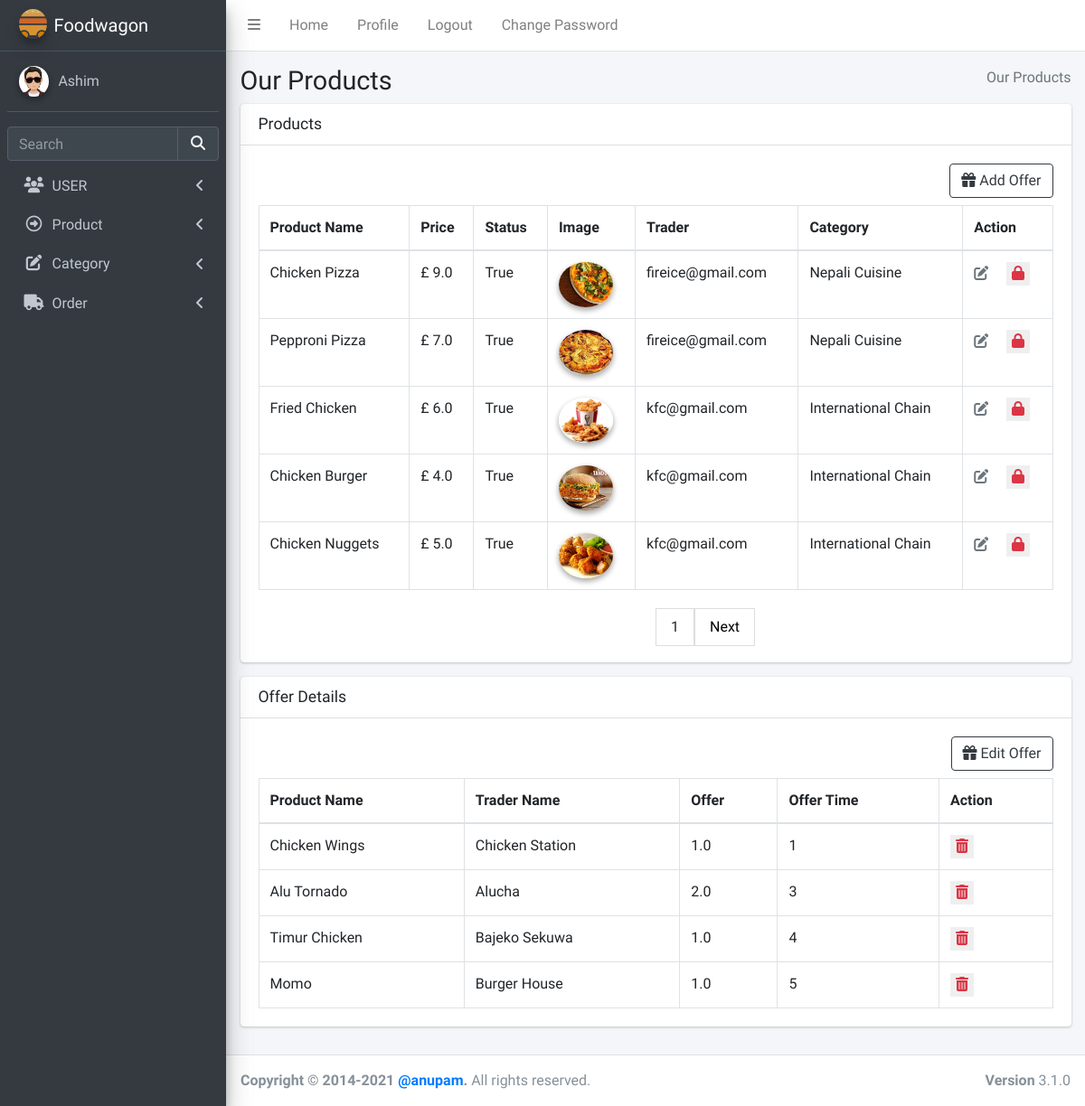
The page /product/productread/ (signed in) on the database its author committed.
### login/models.py (models this page shows, shortened)
class User(AbstractBaseUser):
    email = models.EmailField(max_length=255, unique=True, default="a@gmail.com")
    address = models.TextField(max_length=30, blank=True)
    first_name = models.TextField(max_length=30, blank=True, default="eg aster")
    last_name = models.TextField(max_length=30, blank=True)
    is_staff = models.BooleanField(default=False)  # non super-user
    is_active = models.BooleanField(default=False)
    admin = models.BooleanField(default=False)  # a superuser
    last_login = models.DateTimeField(blank=True, null=True, verbose_name="last login")
    profile_pic = models.ImageField(blank=True, null=True, upload_to="images/user/")
    USERNAME_FIELD = "email"
    def __str__(self):
        return self.email
    objects = UserManager()

### product/models.py (models this page shows, shortened)
class Product(models.Model):
    name = models.CharField(max_length=100)
    price = models.FloatField(max_length=100)
    image = models.ImageField(upload_to="images/food/")
    trader = models.ForeignKey(User, on_delete=models.CASCADE)
    status = models.BooleanField(default=True)
    category = models.ForeignKey(Categories, on_delete=models.CASCADE)
    class Meta:
        unique_together = ("name", "trader")

class Categories(models.Model):
    name = models.CharField(max_length=100, default="street food", unique=True)
    status = models.BooleanField(default=True)
    def __str__(self):
        return self.name

class Offer(models.Model):
    offer_amount = models.DecimalField(max_digits=5, decimal_places=1)
    trader_offer = models.ForeignKey(User, on_delete=models.CASCADE)
    product_offer = models.ForeignKey(Product, on_delete=models.CASCADE)
    offer_time = models.IntegerField()

### product/views.py (the view, shortened to what this page needs)
# urls.py: path("productread/", views.ProductView.as_view(), name="productread"),
class ProductView(TemplateView):
    template_name = "admin/productread.html"
    def get(self, request):
        semail = request.session["user"]
        verifyUser = users.objects.filter(email=semail).first()
        if verifyUser.admin:
            product = Product.objects.all()
            offer = Offer.objects.all()
            paginator = Paginator(product, 5)
            page_number = request.GET.get("page")
            page_obj = paginator.get_page(page_number)
            return render(
                request,
                self.template_name,
                {"product": page_obj, "product_offer": product, "offer": offer},
            )

### templates/admin/productread.html (shortened to what this page needs)
{%extends "admin/base.html" %} {% load static %}
{% block csspart %}
<link rel="stylesheet" href="{% static 'plugins/fontawesome-free/css/all.min.css' %}">
<link rel="stylesheet" href="{% static 'plugins/datatables-bs4/css/dataTables.bootstrap4.min.css' %}">
<link rel="stylesheet" href="{% static 'plugins/datatables-responsive/css/responsive.bootstrap4.min.css' %}">
<link rel="stylesheet" href="{% static 'dist/css/adminlte.min.css' %}">
</head>
{% endblock csspart %}
{%block bodycontent%}
<body class="hold-transition sidebar-mini">
  <div class="wrapper">
    <div class="content-wrapper">
      <section class="content-header">
        <div class="container-fluid">
          <div class="row mb-2">
            <div class="col-sm-6">
              <h1>Our Products</h1>
            </div>
            <div class="col-sm-6">
              <ol class="breadcrumb float-sm-right">
                <li class="breadcrumb-item active">Our Products</li>
              </ol>
            </div>
          </div>
        </div>
        {% if product %}
        <section class="content">
          <div class="container-fluid">
            <div class="row">
              <div class="col-12">
                <div class="card">
                  <div class="card-header">
                    <h3 class="card-title">Products</h3>
                  </div>
                  <div class="card-body">
                    <div class="mb-2 d-flex justify-content-end btn-color">
                      <a href="" class="btn btn-outline-dark " data-toggle="modal" data-target="#exampleModalCenter"><i
                          class="fas fa-gift mr-1"></i>Add Offer</a>
                    </div>
                    <table id="example2" class="table table-bordered table-hover">
                      <thead>
                        <tr>
                          <th>Product Name</th>
                          <th>Price</th>
                          <th>Status</th>
                          <th>Image</th>
                          {% if user.admin%}
                          <th>Trader</th>
                          {%endif%}
                          <th>Category</th>
                          <th>Action</th>
                        </tr>
                      </thead>
                      <tbody>
                        {% for products in product %}
                        <tr>
                          <td>{{products.name}}</td>
                          <td>£ {{products.price}}</td>
                          <td>{{products.status}}</td>
                          <td>
                            <img src="{{products.image.url}}" class="img-circle elevation-2" alt="User Image" />
                          </td>
                          {% if user.admin%}
                          <td>{{products.trader}}</td>
                          {%endif%}
                          <td>{{products.category}}</td>
                          <td>
                            {%if products.trader.is_active %}
                            <a class="mr-3 text-muted" href="{% url 'product:updateproduct' products.id %}"
                              title="Edit"><i class="fas fa-edit"></i></a>
                            <form action="{% url 'product:deleteproduct' products.id %}" method="POST" class=d-inline>
                              {%if products.status %}
                              <button type="submit"><i class="fas fa-lock text-danger"></i></button>
                              {%else%}
                              <button type="submit"><i class="fas fa-lock-open text-danger"></i></button>
                              {%endif%}
                            </form>
                            {%endif%}
                          </td>
                        </tr>
                        {% endfor%}
                      </tbody>
                    </table>
                  </div>
                  <div class="pagination">
                    <span>
                      <a><span>{{product.number}}</span></a>
                      {%if product.has_next%}
                      <a href="?page={{product.next_page_number}}"> Next </a>
                      {%endif%}
                    </span>
                  </div>
                </div>
              </div>
            </div>
          </div>
        </section>
        {% if offer %}
        <section class="content">
          <div class="container-fluid">
            <div class="row">
              <div class="col-12">
                <div class="card">
                  <div class="card-header">
                    <h3 class="card-title">Offer Details</h3>
                  </div>
                  <div class="card-body">
                    <div class="mb-2 d-flex justify-content-end btn-color">
                      <a href="" class="btn btn-outline-dark " data-toggle="modal" data-target="#editoffer"><i
                          class="fas fa-gift mr-1"></i>Edit Offer</a>
                    </div>
                    <table id="example2" class="table table-bordered table-hover">
                      <thead>
                        <tr>
                          <th>Product Name</th>
                          {% if user.admin%}
                          <th>Trader Name</th>
                          {%endif%}
                          <th>Offer</th>
                          <th>Offer Time</th>
                          <th>Action</th>
                        </tr>
                      </thead>
                      <tbody>
                        {% for offers in offer %}
                        <tr>
                          <td>{{offers.product_offer.name}}</td>
                          {% if user.admin%}
                          <td>{{offers.trader_offer.first_name}}</td>
                          {%endif%}
                          <td>{{offers.offer_amount}}</td>
                          <td>{{offers.offer_time}}</td>
                          <td>
                            {%if offers.product_offer.status and offers.trader_offer.is_active %}
                            <form action="{% url 'product:deleteoffer' offers.id %}" method="POST" class=d-inline>
                              <button type="submit"><i class="fas fa-trash-alt text-danger"></i></button>
                            </form>
                            {%endif%}
                          </td>
                        </tr>
                        {% endfor%}
                      </tbody>
                    </table>
                  </div>
                </div>
              </div>
            </div>
          </div>
        </section>
        {%endif%}
        {%endif%}
    </div>
    {%endblock bodycontent%}

### templates/admin/base.html (shortened to what this page needs)
<!DOCTYPE html>
<html lang="en">
{% load static %}
<head>
  {% block csspart %}{% endblock csspart %}
</head>
{% block nav%}
<div class="wrapper">
  <nav class="main-header navbar navbar-expand navbar-white navbar-light">
    <ul class="navbar-nav">
      <li class="nav-item">
        <a class="nav-link" data-widget="pushmenu" href="#" role="button"><i class="fas fa-bars"></i></a>
      </li>
      <li class="nav-item d-none d-sm-inline-block">
        <a href="#" class="nav-link">Home</a>
      </li>
      <li class="nav-item d-none d-sm-inline-block"><a href="{% url 'admins:profile' user.id %}"
          class="nav-link">Profile</a></li>
      <li class="nav-item d-none d-sm-inline-block"><a href="{% url 'login:logout' %}" class="nav-link">Logout</a></li>
      <li class="nav-item d-none d-sm-inline-block" data-toggle="modal" data-target="#myModal"><a href="#"
          class="nav-link">Change Password</a></li>
    </ul>
  </nav>
  <aside class="main-sidebar sidebar-dark-primary elevation-4">
    <a href="index3.html" class="brand-link">
      <img src="{%static 'assets/img/gallery/logo.svg' %}" alt="AdminLTE Logo"
        class="brand-image img-circle elevation-3" style="opacity: 0.8" />
      <span class="brand-text font-weight-light">Foodwagon</span>
    </a>
    <div class="sidebar">
      <div class="user-panel mt-3 pb-3 mb-3 d-flex">
        <div class="image">
          {%if user.profile_pic %}
          <img src="{{ user.profile_pic.url }}" class="img-circle elevation-2" alt="User Image" />
          {% else %}
          <img src="{% static 'image/user.png' %}" class="img-circle elevation-2" alt="User Image" />
          {% endif %}
        </div>
        <div class="info">
          <a href="{% url 'admins:profile' user.id %}" class="d-block">{{ user.first_name }}</a>
        </div>
      </div>
      <div class="form-inline">
        <div class="input-group" data-widget="sidebar-search">
          <input class="form-control form-control-sidebar" type="search" placeholder="Search" aria-label="Search" />
          <div class="input-group-append">
            <button class="btn btn-sidebar">
              <i class="fas fa-search fa-fw"></i>
            </button>
          </div>
        </div>
      </div>
      <nav class="mt-2">
        <ul class="nav nav-pills nav-sidebar flex-column" data-widget="treeview" role="menu" data-accordion="false">
          {% if user.admin %}
          <li class="nav-item">
            <a href="#" class="nav-link">
              <i class="nav-icon fas fa-users"></i>
              <p>
                USER
                <i class="fas fa-angle-left right"></i>
              </p>
            </a>
          </li>
          {% endif %}
          <li class="nav-item">
            <a href="#" class="nav-link">
              <i class="nav-icon far fa-arrow-alt-circle-right"></i>
              <p>
                Product
                <i class="fas fa-angle-left right"></i>
              </p>
            </a>
          </li>
          {% if user.admin %}
          <li class="nav-item">
            <a href="{% url 'product:addcategory' %}" class="nav-link">
              <i class="nav-icon fas fa-edit"></i>
              <p>
                Category
                <i class="fas fa-angle-left right"></i>
              </p>
            </a>
          </li>
          {%endif%}
          <li class="nav-item">
            <a href="#" class="nav-link">
              <i class="nav-icon fas fa-truck"></i>
              <p>Order<i class="fas fa-angle-left right"></i>
              </p>
            </a>
          </li>
        </ul>
      </nav>
    </div>
  </aside>
  {% endblock nav%}
  {% block bodycontent%}
  {% endblock bodycontent%}
  <footer class="main-footer">
    <strong>Copyright &copy; 2014-2021
      <a href="https://adminlte.io">@anupam</a>.</strong>
    All rights reserved.
    <div class="float-right d-none d-sm-inline-block">
      <b>Version</b> 3.1.0
    </div>
  </footer>
</div>
</body>
</html>

### templates/admin/productread.html (style rules this page uses)
.elevation-2 { height: 50px; }
button { outline: none; border: none; }
.pagination { display: inline-block; width: auto; margin-left: 50%; margin-bottom: 2%; }
.pagination a { color: black; float: left; padding: 8px 16px; text-decoration: none; transition: background-color .3s; border: 1px solid #ddd; }
img { width: 60px; height: 100px; object-fit: cover; }

### rows shown on the page
User: profile_pic (picture), first_name "Ashim"
Product: name "Chicken Pizza", price "9.0", status "True", image (picture), trader "fireice@gmail.com", category "Nepali Cuisine"
Product: name "Pepproni Pizza", price "7.0", status "True", image (picture), trader "fireice@gmail.com", category "Nepali Cuisine"
Product: name "Fried Chicken", price "6.0", status "True", image (picture), trader "kfc@gmail.com", category "International Chain"
Product: name "Chicken Burger", price "4.0", status "True", image (picture), trader "kfc@gmail.com", category "International Chain"
Product: name "Chicken Nuggets", price "5.0", status "True", image (picture), trader "kfc@gmail.com", category "International Chain"
Offer: product_offer.name "Chicken Wings", trader_offer.first_name "Chicken Station", offer_amount "1.0", offer_time "1"
Offer: product_offer.name "Alu Tornado", trader_offer.first_name "Alucha", offer_amount "2.0", offer_time "3"
Offer: product_offer.name "Timur Chicken", trader_offer.first_name "Bajeko Sekuwa", offer_amount "1.0", offer_time "4"
Offer: product_offer.name "Momo", trader_offer.first_name "Burger House", offer_amount "1.0", offer_time "5"

### other values the page prints
{{ product.number }} "1"
